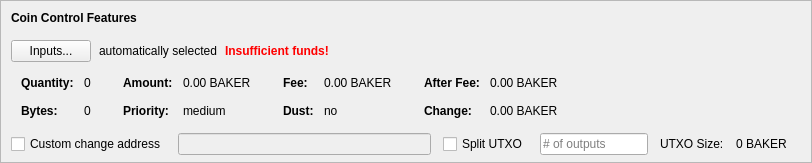
    <widget class="QFrame" name="frameCoinControl">
     <property name="sizePolicy">
      <sizepolicy hsizetype="Expanding" vsizetype="Expanding">
       <horstretch>0</horstretch>
       <verstretch>0</verstretch>
      </sizepolicy>
     </property>
     <property name="maximumSize">
      <size>
       <width>16777215</width>
       <height>16777215</height>
      </size>
     </property>
     <property name="frameShape">
      <enum>QFrame::StyledPanel</enum>
     </property>
     <property name="frameShadow">
      <enum>QFrame::Sunken</enum>
     </property>
     <layout class="QVBoxLayout" name="verticalLayoutCoinControl2">
      <property name="spacing">
       <number>0</number>
      </property>
      <property name="leftMargin">
       <number>0</number>
      </property>
      <property name="topMargin">
       <number>0</number>
      </property>
      <property name="rightMargin">
       <number>0</number>
      </property>
      <property name="bottomMargin">
       <number>6</number>
      </property>
      <item>
       <layout class="QVBoxLayout" name="verticalLayoutCoinControl" stretch="0,0,0,0,1">
        <property name="spacing">
         <number>0</number>
        </property>
        <property name="leftMargin">
         <number>10</number>
        </property>
        <property name="topMargin">
         <number>10</number>
        </property>
        <item>
         <layout class="QHBoxLayout" name="horizontalLayoutCoinControl1">
          <property name="bottomMargin">
           <number>15</number>
          </property>
          <item>
           <widget class="QLabel" name="labelCoinControlFeatures">
            <property name="sizePolicy">
             <sizepolicy hsizetype="Preferred" vsizetype="Maximum">
              <horstretch>0</horstretch>
              <verstretch>0</verstretch>
             </sizepolicy>
            </property>
            <property name="font">
             <font>
              <weight>75</weight>
              <bold>true</bold>
             </font>
            </property>
            <property name="styleSheet">
             <string notr="true">font-weight:bold;</string>
            </property>
            <property name="text">
             <string>Coin Control Features</string>
            </property>
           </widget>
          </item>
         </layout>
        </item>
        <item>
         <layout class="QHBoxLayout" name="horizontalLayoutCoinControl2" stretch="0,0,0,0">
          <property name="spacing">
           <number>8</number>
          </property>
          <property name="bottomMargin">
           <number>10</number>
          </property>
          <item>
           <widget class="QPushButton" name="pushButtonCoinControl">
            <property name="styleSheet">
             <string notr="true"/>
            </property>
            <property name="text">
             <string>Inputs...</string>
            </property>
            <property name="autoDefault">
             <bool>false</bool>
            </property>
           </widget>
          </item>
          <item>
           <widget class="QLabel" name="labelCoinControlAutomaticallySelected">
            <property name="text">
             <string>automatically selected</string>
            </property>
            <property name="margin">
             <number>5</number>
            </property>
           </widget>
          </item>
          <item>
           <widget class="QLabel" name="labelCoinControlInsuffFunds">
            <property name="font">
             <font>
              <weight>75</weight>
              <bold>true</bold>
             </font>
            </property>
            <property name="styleSheet">
             <string notr="true">color:red;font-weight:bold;</string>
            </property>
            <property name="text">
             <string>Insufficient funds!</string>
            </property>
            <property name="margin">
             <number>5</number>
            </property>
           </widget>
          </item>
          <item>
           <spacer name="horizontalSpacerCoinControl">
            <property name="orientation">
             <enum>Qt::Horizontal</enum>
            </property>
            <property name="sizeHint" stdset="0">
             <size>
              <width>40</width>
              <height>1</height>
             </size>
            </property>
           </spacer>
          </item>
         </layout>
        </item>
        <item>
         <widget class="QWidget" name="widgetCoinControl" native="true">
          <property name="sizePolicy">
           <sizepolicy hsizetype="Preferred" vsizetype="Preferred">
            <horstretch>0</horstretch>
            <verstretch>0</verstretch>
           </sizepolicy>
          </property>
          <property name="minimumSize">
           <size>
            <width>0</width>
            <height>0</height>
           </size>
          </property>
          <property name="styleSheet">
           <string notr="true"/>
          </property>
          <layout class="QHBoxLayout" name="horizontalLayoutCoinControl5">
           <property name="leftMargin">
            <number>0</number>
           </property>
           <property name="topMargin">
            <number>0</number>
           </property>
           <property name="rightMargin">
            <number>0</number>
           </property>
           <property name="bottomMargin">
            <number>0</number>
           </property>
           <item>
            <layout class="QHBoxLayout" name="horizontalLayoutCoinControl3" stretch="0,0,0,1">
             <property name="spacing">
              <number>20</number>
             </property>
             <property name="topMargin">
              <number>0</number>
             </property>
             <property name="bottomMargin">
              <number>10</number>
             </property>
             <item>
              <layout class="QFormLayout" name="formLayoutCoinControl1">
               <property name="horizontalSpacing">
                <number>10</number>
               </property>
               <property name="verticalSpacing">
                <number>14</number>
               </property>
               <property name="leftMargin">
                <number>10</number>
               </property>
               <property name="topMargin">
                <number>4</number>
               </property>
               <property name="rightMargin">
                <number>6</number>
               </property>
               <item row="0" column="0">
                <widget class="QLabel" name="labelCoinControlQuantityText">
                 <property name="font">
                  <font>
                   <weight>75</weight>
                   <bold>true</bold>
                  </font>
                 </property>
                 <property name="text">
                  <string>Quantity:</string>
                 </property>
                 <property name="margin">
                  <number>0</number>
                 </property>
                </widget>
               </item>
               <item row="0" column="1">
                <widget class="QLabel" name="labelCoinControlQuantity">
                 <property name="cursor">
                  <cursorShape>IBeamCursor</cursorShape>
                 </property>
                 <property name="contextMenuPolicy">
                  <enum>Qt::ActionsContextMenu</enum>
                 </property>
                 <property name="text">
                  <string notr="true">0</string>
                 </property>
                 <property name="margin">
                  <number>0</number>
                 </property>
                 <property name="textInteractionFlags">
                  <set>Qt::LinksAccessibleByMouse|Qt::TextSelectableByKeyboard|Qt::TextSelectableByMouse</set>
                 </property>
                </widget>
               </item>
               <item row="1" column="0">
                <widget class="QLabel" name="labelCoinControlBytesText">
                 <property name="font">
                  <font>
                   <weight>75</weight>
                   <bold>true</bold>
                  </font>
                 </property>
                 <property name="text">
                  <string>Bytes:</string>
                 </property>
                </widget>
               </item>
               <item row="1" column="1">
                <widget class="QLabel" name="labelCoinControlBytes">
                 <property name="cursor">
                  <cursorShape>IBeamCursor</cursorShape>
                 </property>
                 <property name="contextMenuPolicy">
                  <enum>Qt::ActionsContextMenu</enum>
                 </property>
                 <property name="text">
                  <string notr="true">0</string>
                 </property>
                 <property name="textInteractionFlags">
                  <set>Qt::LinksAccessibleByMouse|Qt::TextSelectableByKeyboard|Qt::TextSelectableByMouse</set>
                 </property>
                </widget>
               </item>
              </layout>
             </item>
             <item>
              <layout class="QFormLayout" name="formLayoutCoinControl2">
               <property name="horizontalSpacing">
                <number>10</number>
               </property>
               <property name="verticalSpacing">
                <number>14</number>
               </property>
               <property name="leftMargin">
                <number>6</number>
               </property>
               <property name="topMargin">
                <number>4</number>
               </property>
               <property name="rightMargin">
                <number>6</number>
               </property>
               <item row="0" column="0">
                <widget class="QLabel" name="labelCoinControlAmountText">
                 <property name="font">
                  <font>
                   <weight>75</weight>
                   <bold>true</bold>
                  </font>
                 </property>
                 <property name="text">
                  <string>Amount:</string>
                 </property>
                 <property name="margin">
                  <number>0</number>
                 </property>
                </widget>
               </item>
               <item row="0" column="1">
                <widget class="QLabel" name="labelCoinControlAmount">
                 <property name="cursor">
                  <cursorShape>IBeamCursor</cursorShape>
                 </property>
                 <property name="contextMenuPolicy">
                  <enum>Qt::ActionsContextMenu</enum>
                 </property>
                 <property name="text">
                  <string notr="true">0.00 BAKER</string>
                 </property>
                 <property name="textInteractionFlags">
                  <set>Qt::LinksAccessibleByMouse|Qt::TextSelectableByKeyboard|Qt::TextSelectableByMouse</set>
                 </property>
                </widget>
               </item>
               <item row="1" column="0">
                <widget class="QLabel" name="labelCoinControlPriorityText">
                 <property name="font">
                  <font>
                   <weight>75</weight>
                   <bold>true</bold>
                  </font>
                 </property>
                 <property name="text">
                  <string>Priority:</string>
                 </property>
                </widget>
               </item>
               <item row="1" column="1">
                <widget class="QLabel" name="labelCoinControlPriority">
                 <property name="cursor">
                  <cursorShape>IBeamCursor</cursorShape>
                 </property>
                 <property name="contextMenuPolicy">
                  <enum>Qt::ActionsContextMenu</enum>
                 </property>
                 <property name="text">
                  <string>medium</string>
                 </property>
                 <property name="textInteractionFlags">
                  <set>Qt::LinksAccessibleByMouse|Qt::TextSelectableByKeyboard|Qt::TextSelectableByMouse</set>
                 </property>
                </widget>
               </item>
              </layout>
             </item>
             <item>
              <layout class="QFormLayout" name="formLayoutCoinControl3">
               <property name="horizontalSpacing">
                <number>10</number>
               </property>
               <property name="verticalSpacing">
                <number>14</number>
               </property>
               <property name="leftMargin">
                <number>6</number>
               </property>
               <property name="topMargin">
                <number>4</number>
               </property>
               <property name="rightMargin">
                <number>6</number>
               </property>
               <item row="0" column="0">
                <widget class="QLabel" name="labelCoinControlFeeText">
                 <property name="font">
                  <font>
                   <weight>75</weight>
                   <bold>true</bold>
                  </font>
                 </property>
                 <property name="text">
                  <string>Fee:</string>
                 </property>
                 <property name="margin">
                  <number>0</number>
                 </property>
                </widget>
               </item>
               <item row="0" column="1">
                <widget class="QLabel" name="labelCoinControlFee">
                 <property name="cursor">
                  <cursorShape>IBeamCursor</cursorShape>
                 </property>
                 <property name="contextMenuPolicy">
                  <enum>Qt::ActionsContextMenu</enum>
                 </property>
                 <property name="text">
                  <string notr="true">0.00 BAKER</string>
                 </property>
                 <property name="textInteractionFlags">
                  <set>Qt::LinksAccessibleByMouse|Qt::TextSelectableByKeyboard|Qt::TextSelectableByMouse</set>
                 </property>
                </widget>
               </item>
               <item row="1" column="0">
                <widget class="QLabel" name="labelCoinControlLowOutputText">
                 <property name="font">
                  <font>
                   <weight>75</weight>
                   <bold>true</bold>
                  </font>
                 </property>
                 <property name="text">
                  <string>Dust:</string>
                 </property>
                </widget>
               </item>
               <item row="1" column="1">
                <widget class="QLabel" name="labelCoinControlLowOutput">
                 <property name="cursor">
                  <cursorShape>IBeamCursor</cursorShape>
                 </property>
                 <property name="contextMenuPolicy">
                  <enum>Qt::ActionsContextMenu</enum>
                 </property>
                 <property name="text">
                  <string>no</string>
                 </property>
                 <property name="textInteractionFlags">
                  <set>Qt::LinksAccessibleByMouse|Qt::TextSelectableByKeyboard|Qt::TextSelectableByMouse</set>
                 </property>
                </widget>
               </item>
              </layout>
             </item>
             <item>
              <layout class="QFormLayout" name="formLayoutCoinControl4">
               <property name="horizontalSpacing">
                <number>10</number>
               </property>
               <property name="verticalSpacing">
                <number>14</number>
               </property>
               <property name="leftMargin">
                <number>6</number>
               </property>
               <property name="topMargin">
                <number>4</number>
               </property>
               <property name="rightMargin">
                <number>6</number>
               </property>
               <item row="0" column="0">
                <widget class="QLabel" name="labelCoinControlAfterFeeText">
                 <property name="font">
                  <font>
                   <weight>75</weight>
                   <bold>true</bold>
                  </font>
                 </property>
                 <property name="text">
                  <string>After Fee:</string>
                 </property>
                 <property name="margin">
                  <number>0</number>
                 </property>
                </widget>
               </item>
               <item row="0" column="1">
                <widget class="QLabel" name="labelCoinControlAfterFee">
                 <property name="cursor">
                  <cursorShape>IBeamCursor</cursorShape>
                 </property>
                 <property name="contextMenuPolicy">
                  <enum>Qt::ActionsContextMenu</enum>
                 </property>
                 <property name="text">
                  <string notr="true">0.00 BAKER</string>
                 </property>
                 <property name="textInteractionFlags">
                  <set>Qt::LinksAccessibleByMouse|Qt::TextSelectableByKeyboard|Qt::TextSelectableByMouse</set>
                 </property>
                </widget>
               </item>
               <item row="1" column="0">
                <widget class="QLabel" name="labelCoinControlChangeText">
                 <property name="font">
                  <font>
                   <weight>75</weight>
                   <bold>true</bold>
                  </font>
                 </property>
                 <property name="text">
                  <string>Change:</string>
                 </property>
                </widget>
               </item>
               <item row="1" column="1">
                <widget class="QLabel" name="labelCoinControlChange">
                 <property name="cursor">
                  <cursorShape>IBeamCursor</cursorShape>
                 </property>
                 <property name="contextMenuPolicy">
                  <enum>Qt::ActionsContextMenu</enum>
                 </property>
                 <property name="text">
                  <string notr="true">0.00 BAKER</string>
                 </property>
                 <property name="textInteractionFlags">
                  <set>Qt::LinksAccessibleByMouse|Qt::TextSelectableByKeyboard|Qt::TextSelectableByMouse</set>
                 </property>
                </widget>
               </item>
              </layout>
             </item>
            </layout>
           </item>
          </layout>
         </widget>
        </item>
        <item>
         <layout class="QHBoxLayout" name="horizontalLayoutCoinControl4" stretch="0,0,0,0,0,0,0">
          <property name="spacing">
           <number>12</number>
          </property>
          <property name="sizeConstraint">
           <enum>QLayout::SetDefaultConstraint</enum>
          </property>
          <property name="topMargin">
           <number>5</number>
          </property>
          <property name="rightMargin">
           <number>5</number>
          </property>
          <item>
           <widget class="QCheckBox" name="checkBoxCoinControlChange">
            <property name="toolTip">
             <string>If this is activated, but the change address is empty or invalid, change will be sent to a newly generated address.</string>
            </property>
            <property name="text">
             <string>Custom change address</string>
            </property>
           </widget>
          </item>
          <item>
           <widget class="QValidatedLineEdit" name="lineEditCoinControlChange">
            <property name="enabled">
             <bool>false</bool>
            </property>
            <property name="sizePolicy">
             <sizepolicy hsizetype="Expanding" vsizetype="Fixed">
              <horstretch>0</horstretch>
              <verstretch>0</verstretch>
             </sizepolicy>
            </property>
           </widget>
          </item>
          <item>
           <widget class="QCheckBox" name="splitBlockCheckBox">
            <property name="text">
             <string>Split UTXO</string>
            </property>
           </widget>
          </item>
          <item>
           <widget class="QLineEdit" name="splitBlockLineEdit">
            <property name="sizePolicy">
             <sizepolicy hsizetype="Fixed" vsizetype="Fixed">
              <horstretch>50</horstretch>
              <verstretch>0</verstretch>
             </sizepolicy>
            </property>
            <property name="placeholderText">
             <string># of outputs</string>
            </property>
           </widget>
          </item>
          <item>
           <widget class="QLabel" name="labelBlockSizeText">
            <property name="text">
             <string>UTXO Size:</string>
            </property>
           </widget>
          </item>
          <item>
           <widget class="QLabel" name="labelBlockSize">
            <property name="text">
             <string>0 BAKER</string>
            </property>
           </widget>
          </item>
          <item>
           <widget class="QLabel" name="labelCoinControlChangeLabel">
            <property name="sizePolicy">
             <sizepolicy hsizetype="Preferred" vsizetype="Expanding">
              <horstretch>0</horstretch>
              <verstretch>0</verstretch>
             </sizepolicy>
            </property>
            <property name="minimumSize">
             <size>
              <width>0</width>
              <height>0</height>
             </size>
            </property>
            <property name="text">
             <string/>
            </property>
            <property name="margin">
             <number>3</number>
            </property>
           </widget>
          </item>
         </layout>
        </item>
        <item>
         <spacer name="verticalSpacerCoinControl">
          <property name="orientation">
           <enum>Qt::Vertical</enum>
          </property>
          <property name="sizeHint" stdset="0">
           <size>
            <width>800</width>
            <height>1</height>
           </size>
          </property>
         </spacer>
        </item>
       </layout>
      </item>
     </layout>
    </widget>
